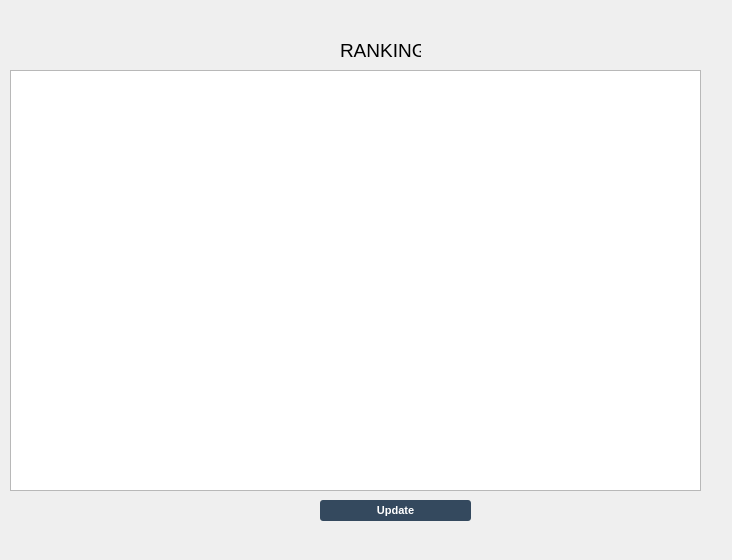
<?xml version="1.0" encoding="UTF-8"?>
<ui version="4.0">
 <class>Currencies</class>
 <widget class="QWidget" name="Currencies">
  <property name="geometry">
   <rect>
    <x>0</x>
    <y>0</y>
    <width>732</width>
    <height>560</height>
   </rect>
  </property>
  <property name="windowTitle">
   <string>Form</string>
  </property>
  <widget class="QLabel" name="label">
   <property name="geometry">
    <rect>
     <x>340</x>
     <y>40</y>
     <width>81</width>
     <height>21</height>
    </rect>
   </property>
   <property name="font">
    <font>
     <pointsize>14</pointsize>
    </font>
   </property>
   <property name="text">
    <string>RANKING</string>
   </property>
  </widget>
  <widget class="QTableWidget" name="tableRanking">
   <property name="geometry">
    <rect>
     <x>10</x>
     <y>70</y>
     <width>691</width>
     <height>421</height>
    </rect>
   </property>
   <property name="maximumSize">
    <size>
     <width>16777215</width>
     <height>16777215</height>
    </size>
   </property>
   <property name="editTriggers">
    <set>QAbstractItemView::NoEditTriggers</set>
   </property>
   <property name="showGrid">
    <bool>false</bool>
   </property>
   <property name="sortingEnabled">
    <bool>true</bool>
   </property>
  </widget>
  <widget class="QPushButton" name="startButtonCurrencies">
   <property name="geometry">
    <rect>
     <x>320</x>
     <y>500</y>
     <width>151</width>
     <height>21</height>
    </rect>
   </property>
   <property name="sizePolicy">
    <sizepolicy hsizetype="Expanding" vsizetype="Expanding">
     <horstretch>0</horstretch>
     <verstretch>0</verstretch>
    </sizepolicy>
   </property>
   <property name="font">
    <font>
     <pointsize>-1</pointsize>
     <weight>75</weight>
     <bold>true</bold>
    </font>
   </property>
   <property name="styleSheet">
    <string notr="true">background:#34495e;color:white;margin:0px;text-align:center;padding:2px;border-radius:3px;width:100px;font-size:11px;font-weight:600;</string>
   </property>
   <property name="text">
    <string>Update</string>
   </property>
   <property name="icon">
    <iconset>
     <normaloff>:/icons/res/icons/update.png</normaloff>:/icons/res/icons/update.png</iconset>
   </property>
   <property name="iconSize">
    <size>
     <width>150</width>
     <height>35</height>
    </size>
   </property>
  </widget>
  <widget class="QLabel" name="lblLoading">
   <property name="geometry">
    <rect>
     <x>490</x>
     <y>500</y>
     <width>46</width>
     <height>31</height>
    </rect>
   </property>
   <property name="text">
    <string/>
   </property>
  </widget>
 </widget>
 <resources/>
 <connections/>
</ui>
